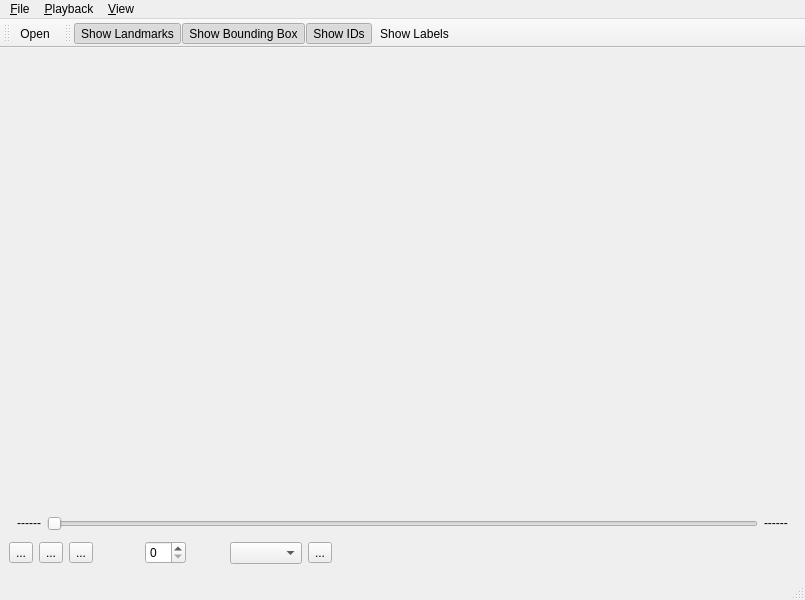
<?xml version="1.0" encoding="UTF-8"?>
<ui version="4.0">
 <class>Editor</class>
 <widget class="QMainWindow" name="Editor">
  <property name="geometry">
   <rect>
    <x>0</x>
    <y>0</y>
    <width>805</width>
    <height>600</height>
   </rect>
  </property>
  <property name="windowTitle">
   <string>Sequence Face Landmarks Viewer</string>
  </property>
  <widget class="QWidget" name="centralwidget">
   <layout class="QGridLayout" name="gridLayout_2">
    <item row="0" column="0">
     <layout class="QVBoxLayout" name="verticalLayout">
      <item>
       <widget class="QLabel" name="display">
        <property name="minimumSize">
         <size>
          <width>320</width>
          <height>240</height>
         </size>
        </property>
        <property name="baseSize">
         <size>
          <width>0</width>
          <height>0</height>
         </size>
        </property>
        <property name="text">
         <string/>
        </property>
       </widget>
      </item>
      <item>
       <layout class="QHBoxLayout" name="frame_layout">
        <item>
         <widget class="QLabel" name="curr_frame_lbl">
          <property name="sizePolicy">
           <sizepolicy hsizetype="Preferred" vsizetype="Fixed">
            <horstretch>0</horstretch>
            <verstretch>0</verstretch>
           </sizepolicy>
          </property>
          <property name="minimumSize">
           <size>
            <width>32</width>
            <height>0</height>
           </size>
          </property>
          <property name="text">
           <string>------</string>
          </property>
          <property name="alignment">
           <set>Qt::AlignRight|Qt::AlignTrailing|Qt::AlignVCenter</set>
          </property>
         </widget>
        </item>
        <item>
         <widget class="QSlider" name="frame_slider">
          <property name="enabled">
           <bool>false</bool>
          </property>
          <property name="orientation">
           <enum>Qt::Horizontal</enum>
          </property>
         </widget>
        </item>
        <item>
         <widget class="QLabel" name="max_frame_lbl">
          <property name="sizePolicy">
           <sizepolicy hsizetype="Preferred" vsizetype="Fixed">
            <horstretch>0</horstretch>
            <verstretch>0</verstretch>
           </sizepolicy>
          </property>
          <property name="minimumSize">
           <size>
            <width>32</width>
            <height>0</height>
           </size>
          </property>
          <property name="text">
           <string>------</string>
          </property>
         </widget>
        </item>
       </layout>
      </item>
      <item>
       <layout class="QHBoxLayout" name="buttons_layout">
        <item>
         <widget class="QToolButton" name="backward_btn">
          <property name="minimumSize">
           <size>
            <width>0</width>
            <height>0</height>
           </size>
          </property>
          <property name="text">
           <string>...</string>
          </property>
          <property name="iconSize">
           <size>
            <width>32</width>
            <height>32</height>
           </size>
          </property>
         </widget>
        </item>
        <item>
         <widget class="QToolButton" name="play_pause_btn">
          <property name="text">
           <string>...</string>
          </property>
          <property name="iconSize">
           <size>
            <width>32</width>
            <height>32</height>
           </size>
          </property>
         </widget>
        </item>
        <item>
         <widget class="QToolButton" name="forward_btn">
          <property name="text">
           <string>...</string>
          </property>
          <property name="iconSize">
           <size>
            <width>32</width>
            <height>32</height>
           </size>
          </property>
         </widget>
        </item>
        <item>
         <spacer name="horizontalSpacer">
          <property name="orientation">
           <enum>Qt::Horizontal</enum>
          </property>
          <property name="sizeType">
           <enum>QSizePolicy::Fixed</enum>
          </property>
          <property name="sizeHint" stdset="0">
           <size>
            <width>8</width>
            <height>20</height>
           </size>
          </property>
         </spacer>
        </item>
        <item>
         <widget class="QLabel" name="hierarchy_lbl">
          <property name="minimumSize">
           <size>
            <width>32</width>
            <height>32</height>
           </size>
          </property>
          <property name="text">
           <string/>
          </property>
          <property name="pixmap">
           <pixmap>:/images/hierarchy.png</pixmap>
          </property>
         </widget>
        </item>
        <item>
         <widget class="QSpinBox" name="spinBox">
          <property name="maximum">
           <number>19</number>
          </property>
         </widget>
        </item>
        <item>
         <widget class="QLabel" name="face_lbl">
          <property name="minimumSize">
           <size>
            <width>32</width>
            <height>32</height>
           </size>
          </property>
          <property name="pixmap">
           <pixmap>:/images/face.png</pixmap>
          </property>
         </widget>
        </item>
        <item>
         <widget class="QComboBox" name="comboBox"/>
        </item>
        <item>
         <widget class="QToolButton" name="keyframe_btn">
          <property name="text">
           <string>...</string>
          </property>
          <property name="iconSize">
           <size>
            <width>32</width>
            <height>32</height>
           </size>
          </property>
         </widget>
        </item>
        <item>
         <spacer name="horizontalSpacer_2">
          <property name="orientation">
           <enum>Qt::Horizontal</enum>
          </property>
          <property name="sizeHint" stdset="0">
           <size>
            <width>40</width>
            <height>20</height>
           </size>
          </property>
         </spacer>
        </item>
       </layout>
      </item>
     </layout>
    </item>
   </layout>
  </widget>
  <widget class="QMenuBar" name="menubar">
   <property name="geometry">
    <rect>
     <x>0</x>
     <y>0</y>
     <width>805</width>
     <height>21</height>
    </rect>
   </property>
   <widget class="QMenu" name="menu_File">
    <property name="title">
     <string>&amp;File</string>
    </property>
    <addaction name="action_Open"/>
    <addaction name="action_Close"/>
   </widget>
   <widget class="QMenu" name="menu_View">
    <property name="title">
     <string>&amp;View</string>
    </property>
    <addaction name="actionShowLandmarks"/>
    <addaction name="actionShowBBox"/>
    <addaction name="actionShowIDs"/>
    <addaction name="actionShowLabels"/>
   </widget>
   <widget class="QMenu" name="menuPlayback">
    <property name="title">
     <string>&amp;Playback</string>
    </property>
    <addaction name="actionPlay"/>
    <addaction name="actionBackward"/>
    <addaction name="actionForward"/>
   </widget>
   <addaction name="menu_File"/>
   <addaction name="menuPlayback"/>
   <addaction name="menu_View"/>
  </widget>
  <widget class="QStatusBar" name="statusbar"/>
  <widget class="QToolBar" name="fileToolBar">
   <property name="windowTitle">
    <string>toolBar</string>
   </property>
   <attribute name="toolBarArea">
    <enum>TopToolBarArea</enum>
   </attribute>
   <attribute name="toolBarBreak">
    <bool>false</bool>
   </attribute>
   <addaction name="action_Open"/>
  </widget>
  <widget class="QToolBar" name="viewToolBar">
   <property name="windowTitle">
    <string>toolBar_2</string>
   </property>
   <attribute name="toolBarArea">
    <enum>TopToolBarArea</enum>
   </attribute>
   <attribute name="toolBarBreak">
    <bool>false</bool>
   </attribute>
   <addaction name="actionShowLandmarks"/>
   <addaction name="actionShowBBox"/>
   <addaction name="actionShowIDs"/>
   <addaction name="actionShowLabels"/>
  </widget>
  <action name="action_Open">
   <property name="icon">
    <iconset theme=":/images/open.png">
     <normaloff>.</normaloff>.</iconset>
   </property>
   <property name="text">
    <string>&amp;Open</string>
   </property>
   <property name="shortcut">
    <string>Ctrl+O</string>
   </property>
  </action>
  <action name="action_Close">
   <property name="text">
    <string>&amp;Close</string>
   </property>
   <property name="shortcut">
    <string>Esc</string>
   </property>
  </action>
  <action name="actionPlay">
   <property name="icon">
    <iconset theme=":/images/play.png"/>
   </property>
   <property name="text">
    <string>&amp;Play</string>
   </property>
   <property name="shortcut">
    <string>Space</string>
   </property>
  </action>
  <action name="actionBackward">
   <property name="icon">
    <iconset theme=":/images/backward.png"/>
   </property>
   <property name="text">
    <string>&amp;Backward</string>
   </property>
   <property name="shortcut">
    <string>Left</string>
   </property>
  </action>
  <action name="actionForward">
   <property name="icon">
    <iconset theme=":/images/forward.png"/>
   </property>
   <property name="text">
    <string>&amp;Forward</string>
   </property>
   <property name="shortcut">
    <string>Right</string>
   </property>
  </action>
  <action name="actionShowLandmarks">
   <property name="checkable">
    <bool>true</bool>
   </property>
   <property name="checked">
    <bool>true</bool>
   </property>
   <property name="icon">
    <iconset theme=":/images/landmarks.png">
     <normaloff>.</normaloff>.</iconset>
   </property>
   <property name="text">
    <string>Show Landmarks</string>
   </property>
   <property name="shortcut">
    <string>Ctrl+L</string>
   </property>
  </action>
  <action name="actionShowBBox">
   <property name="checkable">
    <bool>true</bool>
   </property>
   <property name="checked">
    <bool>true</bool>
   </property>
   <property name="icon">
    <iconset theme=":/images/bbox.png">
     <normaloff>.</normaloff>.</iconset>
   </property>
   <property name="text">
    <string>Show Bounding Box</string>
   </property>
   <property name="shortcut">
    <string>Ctrl+B</string>
   </property>
  </action>
  <action name="actionShowLabels">
   <property name="checkable">
    <bool>true</bool>
   </property>
   <property name="checked">
    <bool>false</bool>
   </property>
   <property name="icon">
    <iconset theme=":/images/labels.png">
     <normaloff>.</normaloff>.</iconset>
   </property>
   <property name="text">
    <string>Show Labels</string>
   </property>
   <property name="shortcut">
    <string>Ctrl+A</string>
   </property>
  </action>
  <action name="actionShowIDs">
   <property name="checkable">
    <bool>true</bool>
   </property>
   <property name="checked">
    <bool>true</bool>
   </property>
   <property name="icon">
    <iconset theme=":/images/face_ids.png">
     <normaloff>.</normaloff>.</iconset>
   </property>
   <property name="text">
    <string>Show IDs</string>
   </property>
   <property name="shortcut">
    <string>Ctrl+I</string>
   </property>
  </action>
  <action name="actionKeyframe">
   <property name="checkable">
    <bool>true</bool>
   </property>
   <property name="icon">
    <iconset theme=":/images/key.png"/>
   </property>
   <property name="text">
    <string>Keyframe</string>
   </property>
   <property name="toolTip">
    <string>Toggle keyframe</string>
   </property>
   <property name="statusTip">
    <string>Toggle keyframe</string>
   </property>
  </action>
 </widget>
 <resources/>
 <connections/>
</ui>
